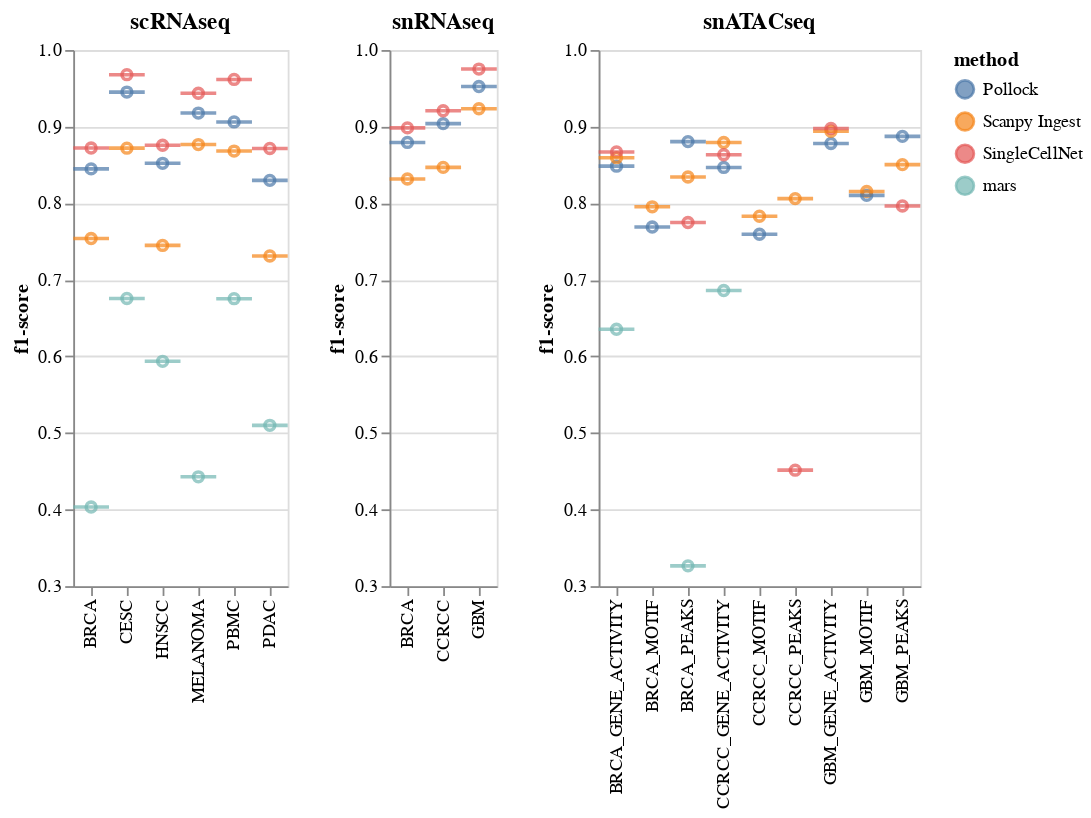

The notebook cell this image was saved under:
### Code cell
def make_tick_chart(df, title=''):
    chart = alt.Chart(df, title=title)
    chart = chart.mark_tick(thickness=2,).encode(
        x=alt.X(f'disease:N', axis=alt.Axis(title=None)),
        y=alt.Y(f'f1-score:Q', scale=alt.Scale(zero=False), axis=alt.Axis(grid=True)),
        color=alt.Color('method:N', sort=['Pollock'])
    )
    return chart

def make_point_chart(df):
    chart = alt.Chart(df)
    chart = chart.mark_point().encode(
        x=alt.X(f'disease:N', axis=alt.Axis(title=None)),
        y=alt.Y(f'f1-score:Q', scale=alt.Scale(zero=False), axis=alt.Axis(grid=True)),
        color=alt.Color('method:N', sort=['Pollock'])
    )
    return chart

combined = None
for dtype in dtype_order:
    d = pred_map[dtype]
    df = get_performance_df(d)
    df['disease'] = [x.upper() for x in df['disease']]
    print(df.shape)
    chart = make_point_chart(df) + make_tick_chart(df, title=dtype)
    if combined is None:
        combined = chart
    else:
        combined |= chart
combined.resolve_scale(y='shared')

### Figure 1 — Vega-Lite specification as saved in the notebook (floating-point values rounded to 4 significant figures)
{"config": {"view": {"continuousWidth": 400, "continuousHeight": 300}}, "hconcat": [{"layer": [{"mark": "point", "encoding": {"color": {"type": "nominal", "field": "method", "sort": ["Pollock"]}, "x": {"type": "nominal", "axis": {"title": null}, "field": "disease"}, "y": {"type": "quantitative", "axis": {"grid": true}, "field": "f1-score", "scale": {"zero": false}}}}, {"mark": {"type": "tick", "thickness": 2}, "encoding": {"color": {"type": "nominal", "field": "method", "sort": ["Pollock"]}, "x": {"type": "nominal", "axis": {"title": null}, "field": "disease"}, "y": {"type": "quantitative", "axis": {"grid": true}, "field": "f1-score", "scale": {"zero": false}}}, "title": "scRNAseq"}], "data": {"name": "data-9984e27debb456a27ca605e09f4edfd8"}}, {"layer": [{"mark": "point", "encoding": {"color": {"type": "nominal", "field": "method", "sort": ["Pollock"]}, "x": {"type": "nominal", "axis": {"title": null}, "field": "disease"}, "y": {"type": "quantitative", "axis": {"grid": true}, "field": "f1-score", "scale": {"zero": false}}}}, {"mark": {"type": "tick", "thickness": 2}, "encoding": {"color": {"type": "nominal", "field": "method", "sort": ["Pollock"]}, "x": {"type": "nominal", "axis": {"title": null}, "field": "disease"}, "y": {"type": "quantitative", "axis": {"grid": true}, "field": "f1-score", "scale": {"zero": false}}}, "title": "snRNAseq"}], "data": {"name": "data-6428a93a73ddef2beebc370c24a915fb"}}, {"layer": [{"mark": "point", "encoding": {"color": {"type": "nominal", "field": "method", "sort": ["Pollock"]}, "x": {"type": "nominal", "axis": {"title": null}, "field": "disease"}, "y": {"type": "quantitative", "axis": {"grid": true}, "field": "f1-score", "scale": {"zero": false}}}}, {"mark": {"type": "tick", "thickness": 2}, "encoding": {"color": {"type": "nominal", "field": "method", "sort": ["Pollock"]}, "x": {"type": "nominal", "axis": {"title": null}, "field": "disease"}, "y": {"type": "quantitative", "axis": {"grid": true}, "field": "f1-score", "scale": {"zero": false}}}, "title": "snATACseq"}], "data": {"name": "data-cb31104d4ab4cec3597cafd2ec94e4ad"}}], "resolve": {"scale": {"y": "shared"}}, "$schema": "https://vega.github.io/schema/vega-lite/v4.8.1.json", "datasets": {"data-9984e27debb456a27ca605e09f4edfd8": [{"disease": "BRCA", "method": "Pollock", "f1-score": 0.8448}, {"disease": "BRCA", "method": "Scanpy Ingest", "f1-score": 0.7539}, {"disease": "BRCA", "method": "SingleCellNet", "f1-score": 0.8721}, {"disease": "BRCA", "method": "mars", "f1-score": 0.4033}, {"disease": "CESC", "method": "Pollock", "f1-score": 0.9451}, {"disease": "CESC", "method": "Scanpy Ingest", "f1-score": 0.8719}, {"disease": "CESC", "method": "SingleCellNet", "f1-score": 0.9678}, {"disease": "CESC", "method": "mars", "f1-score": 0.6756}, {"disease": "HNSCC", "method": "Pollock", "f1-score": 0.8521}, {"disease": "HNSCC", "method": "Scanpy Ingest", "f1-score": 0.7449}, {"disease": "HNSCC", "method": "SingleCellNet", "f1-score": 0.8757}, {"disease": "HNSCC", "method": "mars", "f1-score": 0.5935}, {"disease": "MELANOMA", "method": "Pollock", "f1-score": 0.9177}, {"disease": "MELANOMA", "method": "Scanpy Ingest", "f1-score": 0.8766}, {"disease": "MELANOMA", "method": "SingleCellNet", "f1-score": 0.9436}, {"disease": "MELANOMA", "method": "mars", "f1-score": 0.4427}, {"disease": "PBMC", "method": "Pollock", "f1-score": 0.9061}, {"disease": "PBMC", "method": "Scanpy Ingest", "f1-score": 0.8681}, {"disease": "PBMC", "method": "SingleCellNet", "f1-score": 0.9616}, {"disease": "PBMC", "method": "mars", "f1-score": 0.6753}, {"disease": "PDAC", "method": "Pollock", "f1-score": 0.8298}, {"disease": "PDAC", "method": "Scanpy Ingest", "f1-score": 0.7311}, {"disease": "PDAC", "method": "SingleCellNet", "f1-score": 0.8715}, {"disease": "PDAC", "method": "mars", "f1-score": 0.51}], "data-6428a93a73ddef2beebc370c24a915fb": [{"disease": "BRCA", "method": "Pollock", "f1-score": 0.8793}, {"disease": "BRCA", "method": "Scanpy Ingest", "f1-score": 0.8316}, {"disease": "BRCA", "method": "SingleCellNet", "f1-score": 0.8983}, {"disease": "CCRCC", "method": "Pollock", "f1-score": 0.9039}, {"disease": "CCRCC", "method": "Scanpy Ingest", "f1-score": 0.8468}, {"disease": "CCRCC", "method": "SingleCellNet", "f1-score": 0.9207}, {"disease": "GBM", "method": "Pollock", "f1-score": 0.9524}, {"disease": "GBM", "method": "Scanpy Ingest", "f1-score": 0.9234}, {"disease": "GBM", "method": "SingleCellNet", "f1-score": 0.9752}], "data-cb31104d4ab4cec3597cafd2ec94e4ad": [{"disease": "BRCA_GENE_ACTIVITY", "method": "Pollock", "f1-score": 0.8484}, {"disease": "BRCA_GENE_ACTIVITY", "method": "Scanpy Ingest", "f1-score": 0.8595}, {"disease": "BRCA_GENE_ACTIVITY", "method": "SingleCellNet", "f1-score": 0.8669}, {"disease": "BRCA_GENE_ACTIVITY", "method": "mars", "f1-score": 0.6354}, {"disease": "BRCA_MOTIF", "method": "Pollock", "f1-score": 0.7689}, {"disease": "BRCA_MOTIF", "method": "Scanpy Ingest", "f1-score": 0.7953}, {"disease": "BRCA_PEAKS", "method": "Pollock", "f1-score": 0.8804}, {"disease": "BRCA_PEAKS", "method": "Scanpy Ingest", "f1-score": 0.8342}, {"disease": "BRCA_PEAKS", "method": "SingleCellNet", "f1-score": 0.7747}, {"disease": "BRCA_PEAKS", "method": "mars", "f1-score": 0.3265}, {"disease": "CCRCC_GENE_ACTIVITY", "method": "Pollock", "f1-score": 0.8467}, {"disease": "CCRCC_GENE_ACTIVITY", "method": "Scanpy Ingest", "f1-score": 0.8792}, {"disease": "CCRCC_GENE_ACTIVITY", "method": "SingleCellNet", "f1-score": 0.8633}, {"disease": "CCRCC_GENE_ACTIVITY", "method": "mars", "f1-score": 0.686}, {"disease": "CCRCC_MOTIF", "method": "Pollock", "f1-score": 0.7595}, {"disease": "CCRCC_MOTIF", "method": "Scanpy Ingest", "f1-score": 0.783}, {"disease": "CCRCC_PEAKS", "method": "Scanpy Ingest", "f1-score": 0.806}, {"disease": "CCRCC_PEAKS", "method": "SingleCellNet", "f1-score": 0.4514}, {"disease": "GBM_GENE_ACTIVITY", "method": "Pollock", "f1-score": 0.878}, {"disease": "GBM_GENE_ACTIVITY", "method": "Scanpy Ingest", "f1-score": 0.894}, {"disease": "GBM_GENE_ACTIVITY", "method": "SingleCellNet", "f1-score": 0.8975}, {"disease": "GBM_MOTIF", "method": "Pollock", "f1-score": 0.8102}, {"disease": "GBM_MOTIF", "method": "Scanpy Ingest", "f1-score": 0.8153}, {"disease": "GBM_PEAKS", "method": "Pollock", "f1-score": 0.8873}, {"disease": "GBM_PEAKS", "method": "Scanpy Ingest", "f1-score": 0.8504}, {"disease": "GBM_PEAKS", "method": "SingleCellNet", "f1-score": 0.7964}]}}
